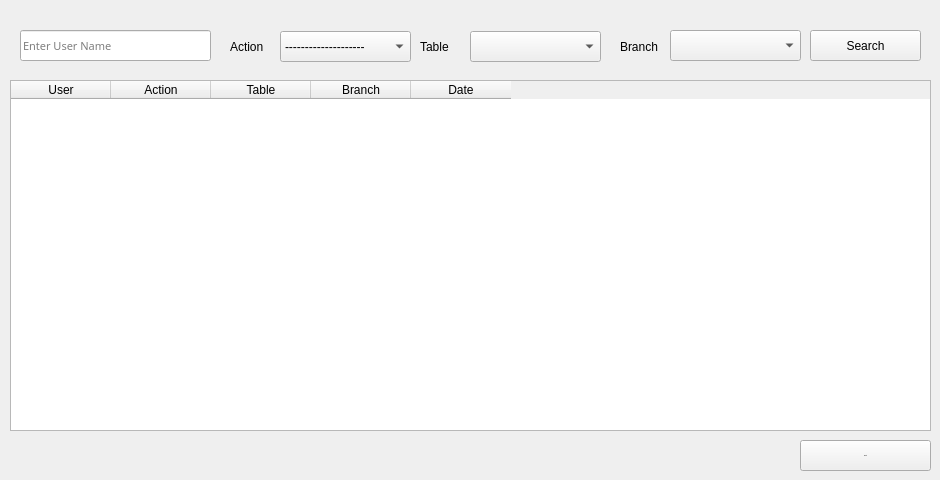
    <widget class="QWidget" name="tab_5">
     <attribute name="title">
      <string>Page</string>
     </attribute>
     <widget class="QTableWidget" name="tableWidget_4">
      <property name="geometry">
       <rect>
        <x>10</x>
        <y>80</y>
        <width>921</width>
        <height>351</height>
       </rect>
      </property>
      <column>
       <property name="text">
        <string>User</string>
       </property>
       <property name="font">
        <font>
         <weight>50</weight>
         <bold>false</bold>
        </font>
       </property>
      </column>
      <column>
       <property name="text">
        <string>Action</string>
       </property>
       <property name="font">
        <font>
         <weight>50</weight>
         <bold>false</bold>
        </font>
       </property>
      </column>
      <column>
       <property name="text">
        <string>Table</string>
       </property>
       <property name="font">
        <font>
         <weight>50</weight>
         <bold>false</bold>
        </font>
       </property>
      </column>
      <column>
       <property name="text">
        <string>Branch</string>
       </property>
       <property name="font">
        <font>
         <weight>50</weight>
         <bold>false</bold>
        </font>
       </property>
      </column>
      <column>
       <property name="text">
        <string>Date</string>
       </property>
       <property name="font">
        <font>
         <weight>50</weight>
         <bold>false</bold>
        </font>
       </property>
      </column>
     </widget>
     <widget class="QLineEdit" name="lineEdit_24">
      <property name="geometry">
       <rect>
        <x>20</x>
        <y>30</y>
        <width>191</width>
        <height>31</height>
       </rect>
      </property>
      <property name="font">
       <font>
        <family>Yu Gothic UI Semibold</family>
        <pointsize>8</pointsize>
        <weight>50</weight>
        <italic>false</italic>
        <bold>false</bold>
       </font>
      </property>
      <property name="placeholderText">
       <string>Enter User Name</string>
      </property>
     </widget>
     <widget class="QLabel" name="label_26">
      <property name="geometry">
       <rect>
        <x>230</x>
        <y>40</y>
        <width>47</width>
        <height>13</height>
       </rect>
      </property>
      <property name="text">
       <string>Action</string>
      </property>
     </widget>
     <widget class="QComboBox" name="comboBox_14">
      <property name="geometry">
       <rect>
        <x>280</x>
        <y>31</y>
        <width>131</width>
        <height>31</height>
       </rect>
      </property>
      <item>
       <property name="text">
        <string>--------------------</string>
       </property>
      </item>
      <item>
       <property name="text">
        <string>Login</string>
       </property>
      </item>
      <item>
       <property name="text">
        <string>Logout</string>
       </property>
      </item>
      <item>
       <property name="text">
        <string>Add Book</string>
       </property>
      </item>
      <item>
       <property name="text">
        <string>Edit Book</string>
       </property>
      </item>
      <item>
       <property name="text">
        <string>Delete Book</string>
       </property>
      </item>
      <item>
       <property name="text">
        <string>Add Client</string>
       </property>
      </item>
      <item>
       <property name="text">
        <string>Edit Client</string>
       </property>
      </item>
      <item>
       <property name="text">
        <string>Delete Client</string>
       </property>
      </item>
      <item>
       <property name="text">
        <string>Add Retrieve</string>
       </property>
      </item>
      <item>
       <property name="text">
        <string>Add Rent</string>
       </property>
      </item>
     </widget>
     <widget class="QComboBox" name="comboBox_15">
      <property name="geometry">
       <rect>
        <x>470</x>
        <y>31</y>
        <width>131</width>
        <height>31</height>
       </rect>
      </property>
     </widget>
     <widget class="QLabel" name="label_27">
      <property name="geometry">
       <rect>
        <x>420</x>
        <y>40</y>
        <width>47</width>
        <height>13</height>
       </rect>
      </property>
      <property name="text">
       <string>Table</string>
      </property>
     </widget>
     <widget class="QComboBox" name="comboBox_16">
      <property name="geometry">
       <rect>
        <x>670</x>
        <y>30</y>
        <width>131</width>
        <height>31</height>
       </rect>
      </property>
     </widget>
     <widget class="QLabel" name="label_28">
      <property name="geometry">
       <rect>
        <x>620</x>
        <y>40</y>
        <width>47</width>
        <height>13</height>
       </rect>
      </property>
      <property name="text">
       <string>Branch</string>
      </property>
     </widget>
     <widget class="QPushButton" name="pushButton_19">
      <property name="geometry">
       <rect>
        <x>810</x>
        <y>30</y>
        <width>111</width>
        <height>31</height>
       </rect>
      </property>
      <property name="text">
       <string>Search</string>
      </property>
     </widget>
     <widget class="QPushButton" name="pushButton_38">
      <property name="geometry">
       <rect>
        <x>800</x>
        <y>440</y>
        <width>131</width>
        <height>31</height>
       </rect>
      </property>
      <property name="font">
       <font>
        <pointsize>-1</pointsize>
       </font>
      </property>
      <property name="text">
       <string>Export</string>
      </property>
     </widget>
    </widget>
